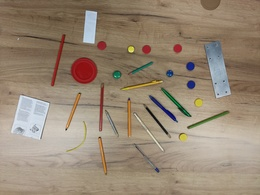
%> input picture IMG_20190514_122346.jpg, 260 x 195 px, shrunk from 3968 x 2976 before the run
$ octave getObjects.m   (GNU Octave 9; MATLAB toolbox functions it lacks are replaced by stand-ins)
%> lines starting %> are read from the running program, lines starting %| are printed output that depends on the picture; in (x1, y1, x2, y2) boxes, pixels count from 0 and x2, y2 are one past the last pixel; in counts of white or black regions, pixels touching at a corner belong together; the program's own positions count from 1
%> further down, I is the input picture: size 195x260x3 uint8; mean R, G, B 151.8, 135.8, 117
### mask2.m
function [BW,maskedRGBImage] = mask2(RGB)
%createMask  Threshold RGB image using auto-generated code from colorThresholder app.
%  [BW,MASKEDRGBIMAGE] = createMask(RGB) thresholds image RGB using
%  auto-generated code from the colorThresholder App. The colorspace and
%  minimum/maximum values for each channel of the colorspace were set in the
%  App and result in a binary mask BW and a composite image maskedRGBImage,
%  which shows the original RGB image values under the mask BW.

% Auto-generated by colorThresholder app on 14-May-2019
%------------------------------------------------------


% Convert RGB image to chosen color space
I = rgb2hsv(RGB);
%> I: size 195x260x3 double; mean H, S, V 0.13, 0.264, 0.602

% Define thresholds for channel 1 based on histogram settings
channel1Min = 0.841;
channel1Max = 0.176;

% Define thresholds for channel 2 based on histogram settings
channel2Min = 0.533;
channel2Max = 1.000;

% Define thresholds for channel 3 based on histogram settings
channel3Min = 0.251;
channel3Max = 1.000;

% Create mask based on chosen histogram thresholds
sliderBW = ( (I(:,:,1) >= channel1Min) | (I(:,:,1) <= channel1Max) ) & ...
    (I(:,:,2) >= channel2Min ) & (I(:,:,2) <= channel2Max) & ...
    (I(:,:,3) >= channel3Min ) & (I(:,:,3) <= channel3Max);
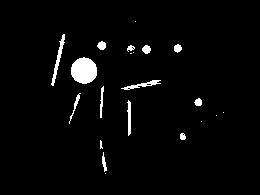
%> sliderBW: size 195x260 logical; 2.9% white; 21 white regions (8 under 20 px), largest, box (x1, y1, x2, y2) and area: (71, 57, 97, 84) 544, (51, 34, 65, 86) 178, (121, 80, 161, 90) 132
BW = sliderBW;

% Initialize output masked image based on input image.
maskedRGBImage = RGB;

% Set background pixels where BW is false to zero.
maskedRGBImage(repmat(~BW,[1 1 3])) = 0;

end

### mask_odwroc.m
function [BW,maskedRGBImage] = createMask(RGB)
%createMask  Threshold RGB image using auto-generated code from colorThresholder app.
%  [BW,MASKEDRGBIMAGE] = createMask(RGB) thresholds image RGB using
%  auto-generated code from the colorThresholder app. The colorspace and
%  range for each channel of the colorspace were set within the app. The
%  segmentation mask is returned in BW, and a composite of the mask and
%  original RGB images is returned in maskedRGBImage.

% Auto-generated by colorThresholder app on 28-May-2019
%------------------------------------------------------


% Convert RGB image to chosen color space
I = rgb2hsv(RGB);

% Define thresholds for channel 1 based on histogram settings
channel1Min = 0.024;
channel1Max = 0.217;

% Define thresholds for channel 2 based on histogram settings
channel2Min = 0.000;
channel2Max = 0.493;

% Define thresholds for channel 3 based on histogram settings
channel3Min = 0.000;
channel3Max = 0.842;

% Create mask based on chosen histogram thresholds
sliderBW = (I(:,:,1) >= channel1Min ) & (I(:,:,1) <= channel1Max) & ...
    (I(:,:,2) >= channel2Min ) & (I(:,:,2) <= channel2Max) & ...
    (I(:,:,3) >= channel3Min ) & (I(:,:,3) <= channel3Max);
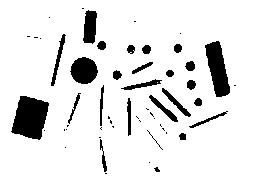
%> sliderBW: size 195x260 logical; 90.3% white; 54 black regions (29 under 20 px), largest, box (x1, y1, x2, y2) and area: (11, 96, 49, 140) 1167, (205, 41, 230, 97) 837, (70, 57, 98, 84) 564
BW = sliderBW;

% Initialize output masked image based on input image.
maskedRGBImage = RGB;

% Set background pixels where BW is false to zero.
maskedRGBImage(repmat(~BW,[1 1 3])) = 0;
%> maskedRGBImage: size 195x260x3 uint8; 9.65% of pixels changed, all inside (x1, y1, x2, y2) = (11, 8, 236, 174)

end

### mask_white.m
function [BW,maskedRGBImage] = mask_white(RGB)
%createMask  Threshold RGB image using auto-generated code from colorThresholder app.
%  [BW,MASKEDRGBIMAGE] = createMask(RGB) thresholds image RGB using
%  auto-generated code from the colorThresholder app. The colorspace and
%  range for each channel of the colorspace were set within the app. The
%  segmentation mask is returned in BW, and a composite of the mask and
%  original RGB images is returned in maskedRGBImage.

% Auto-generated by colorThresholder app on 28-May-2019
%------------------------------------------------------


% Convert RGB image to chosen color space
I = rgb2hsv(RGB);

% Define thresholds for channel 1 based on histogram settings
channel1Min = 0.125;
channel1Max = 0.450;

% Define thresholds for channel 2 based on histogram settings
channel2Min = 0.000;
channel2Max = 0.444;

% Define thresholds for channel 3 based on histogram settings
channel3Min = 0.665;
channel3Max = 1.000;

% Create mask based on chosen histogram thresholds
sliderBW = (I(:,:,1) >= channel1Min ) & (I(:,:,1) <= channel1Max) & ...
    (I(:,:,2) >= channel2Min ) & (I(:,:,2) <= channel2Max) & ...
    (I(:,:,3) >= channel3Min ) & (I(:,:,3) <= channel3Max);
%> sliderBW: size 195x260 logical; 0.68% white in thin lines or dots, all inside (x1, y1, x2, y2) = (10, 11, 226, 153)
BW = sliderBW;

% Invert mask
BW = ~BW;

% Initialize output masked image based on input image.
maskedRGBImage = RGB;

% Set background pixels where BW is false to zero.
maskedRGBImage(repmat(~BW,[1 1 3])) = 0;
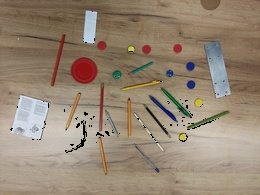
%> maskedRGBImage: size 195x260x3 uint8; 0.68% of pixels changed, all inside (x1, y1, x2, y2) = (10, 11, 226, 153)

end

### mask_proba2.m
function [BW,maskedRGBImage] = mask_proba2(RGB)
%createMask  Threshold RGB image using auto-generated code from colorThresholder app.
%  [BW,MASKEDRGBIMAGE] = createMask(RGB) thresholds image RGB using
%  auto-generated code from the colorThresholder app. The colorspace and
%  range for each channel of the colorspace were set within the app. The
%  segmentation mask is returned in BW, and a composite of the mask and
%  original RGB images is returned in maskedRGBImage.

% Auto-generated by colorThresholder app on 28-May-2019
%------------------------------------------------------


% Convert RGB image to chosen color space
I = RGB;

% Define thresholds for channel 1 based on histogram settings
channel1Min = 0.000;
channel1Max = 255.000;

% Define thresholds for channel 2 based on histogram settings
channel2Min = 199.000;
channel2Max = 255.000;

% Define thresholds for channel 3 based on histogram settings
channel3Min = 184.000;
channel3Max = 255.000;

% Create mask based on chosen histogram thresholds
sliderBW = (I(:,:,1) >= channel1Min ) & (I(:,:,1) <= channel1Max) & ...
    (I(:,:,2) >= channel2Min ) & (I(:,:,2) <= channel2Max) & ...
    (I(:,:,3) >= channel3Min ) & (I(:,:,3) <= channel3Max);
%> sliderBW: size 195x260 logical; 2.2% white; 33 white regions (30 under 20 px), largest, box (x1, y1, x2, y2) and area: (11, 96, 49, 140) 770, (84, 20, 96, 43) 149, (47, 126, 66, 136) 60
BW = sliderBW;

% Initialize output masked image based on input image.
maskedRGBImage = RGB;

% Set background pixels where BW is false to zero.
maskedRGBImage(repmat(~BW,[1 1 3])) = 0;

end

### mask_only_white.m
function [BW,maskedRGBImage] = mask_only_white(RGB)
%createMask  Threshold RGB image using auto-generated code from colorThresholder app.
%  [BW,MASKEDRGBIMAGE] = createMask(RGB) thresholds image RGB using
%  auto-generated code from the colorThresholder app. The colorspace and
%  range for each channel of the colorspace were set within the app. The
%  segmentation mask is returned in BW, and a composite of the mask and
%  original RGB images is returned in maskedRGBImage.

% Auto-generated by colorThresholder app on 28-May-2019
%------------------------------------------------------


% Convert RGB image to chosen color space
I = rgb2hsv(RGB);

% Define thresholds for channel 1 based on histogram settings
channel1Min = 0.128;
channel1Max = 0.260;

% Define thresholds for channel 2 based on histogram settings
channel2Min = 0.018;
channel2Max = 0.187;

% Define thresholds for channel 3 based on histogram settings
channel3Min = 0.673;
channel3Max = 0.865;

% Create mask based on chosen histogram thresholds
sliderBW = (I(:,:,1) >= channel1Min ) & (I(:,:,1) <= channel1Max) & ...
    (I(:,:,2) >= channel2Min ) & (I(:,:,2) <= channel2Max) & ...
    (I(:,:,3) >= channel3Min ) & (I(:,:,3) <= channel3Max);
%> sliderBW: size 195x260 logical; 0.36% white in thin lines or dots, all inside (x1, y1, x2, y2) = (11, 41, 216, 153)
BW = sliderBW;

% Initialize output masked image based on input image.
maskedRGBImage = RGB;

% Set background pixels where BW is false to zero.
maskedRGBImage(repmat(~BW,[1 1 3])) = 0;

end

### mask_empty.m
function [BW,maskedRGBImage] = mask_empty(RGB)
%createMask  Threshold RGB image using auto-generated code from colorThresholder app.
%  [BW,MASKEDRGBIMAGE] = createMask(RGB) thresholds image RGB using
%  auto-generated code from the colorThresholder app. The colorspace and
%  range for each channel of the colorspace were set within the app. The
%  segmentation mask is returned in BW, and a composite of the mask and
%  original RGB images is returned in maskedRGBImage.

% Auto-generated by colorThresholder app on 28-May-2019
%------------------------------------------------------


% Convert RGB image to chosen color space
I = rgb2ycbcr(RGB);
%> I: size 195x260x3 uint8; mean of channels 1, 2, 3 134.9, 117.5, 136.3

% Define thresholds for channel 1 based on histogram settings
channel1Min = 25.000;
channel1Max = 100.000;

% Define thresholds for channel 2 based on histogram settings
channel2Min = 109.000;
channel2Max = 139.000;

% Define thresholds for channel 3 based on histogram settings
channel3Min = 129.000;
channel3Max = 131.000;

% Create mask based on chosen histogram thresholds
sliderBW = (I(:,:,1) >= channel1Min ) & (I(:,:,1) <= channel1Max) & ...
    (I(:,:,2) >= channel2Min ) & (I(:,:,2) <= channel2Max) & ...
    (I(:,:,3) >= channel3Min ) & (I(:,:,3) <= channel3Max);
%> sliderBW: size 195x260 logical; 0.22% white in thin lines or dots, all inside (x1, y1, x2, y2) = (90, 10, 228, 173)
BW = sliderBW;

% Initialize output masked image based on input image.
maskedRGBImage = RGB;

% Set background pixels where BW is false to zero.
maskedRGBImage(repmat(~BW,[1 1 3])) = 0;

end

### mask_something.m
function [BW,maskedRGBImage] = mask_something(RGB)
%createMask  Threshold RGB image using auto-generated code from colorThresholder app.
%  [BW,MASKEDRGBIMAGE] = createMask(RGB) thresholds image RGB using
%  auto-generated code from the colorThresholder app. The colorspace and
%  range for each channel of the colorspace were set within the app. The
%  segmentation mask is returned in BW, and a composite of the mask and
%  original RGB images is returned in maskedRGBImage.

% Auto-generated by colorThresholder app on 28-May-2019
%------------------------------------------------------


% Convert RGB image to chosen color space
I = rgb2hsv(RGB);

% Define thresholds for channel 1 based on histogram settings
channel1Min = 0.171;
channel1Max = 0.967;

% Define thresholds for channel 2 based on histogram settings
channel2Min = 0.000;
channel2Max = 1.000;

% Define thresholds for channel 3 based on histogram settings
channel3Min = 0.466;
channel3Max = 0.968;

% Create mask based on chosen histogram thresholds
sliderBW = (I(:,:,1) >= channel1Min ) & (I(:,:,1) <= channel1Max) & ...
    (I(:,:,2) >= channel2Min ) & (I(:,:,2) <= channel2Max) & ...
    (I(:,:,3) >= channel3Min ) & (I(:,:,3) <= channel3Max);
%> sliderBW: size 195x260 logical; 5% white; 47 white regions (42 under 20 px), largest, box (x1, y1, x2, y2) and area: (11, 96, 49, 139) 1153, (205, 42, 230, 97) 785, (83, 10, 97, 44) 368, (190, 114, 226, 129) 55, (162, 91, 181, 112) 23
BW = sliderBW;

% Initialize output masked image based on input image.
maskedRGBImage = RGB;

% Set background pixels where BW is false to zero.
maskedRGBImage(repmat(~BW,[1 1 3])) = 0;

end

### segmentImage.m
function [BW,maskedImage] = segmentImage(X)
%segmentImage Segment image using auto-generated code from imageSegmenter App
%  [BW,MASKEDIMAGE] = segmentImage(X) segments image X using auto-generated
%  code from the imageSegmenter App. The final segmentation is returned in
%  BW, and a masked image is returned in MASKEDIMAGE.

% Auto-generated by imageSegmenter app on 14-May-2019
%----------------------------------------------------


% Threshold image - global threshold
BW = imbinarize(X);

% Close mask with disk
radius = 12;
decomposition = 4;
se = strel('disk', radius, decomposition);
BW = imclose(BW, se);
%> BW: size 195x260 logical; 25.4% white; 9 white regions (7 under 20 px), largest, box (x1, y1, x2, y2) and area: (11, 8, 236, 174) 12797, (149, 159, 160, 172) 54

% Erode mask with disk
radius = 3;
decomposition = 4;
se = strel('disk', radius, decomposition);
BW = imerode(BW, se);
%> BW: size 195x260 logical; 20.6% white; 3 white regions (1 under 20 px), largest, box (x1, y1, x2, y2) and area: (54, 12, 231, 146) 9465, (14, 98, 51, 137) 985

% Create masked image.
maskedImage = X;
maskedImage(~BW) = 0;
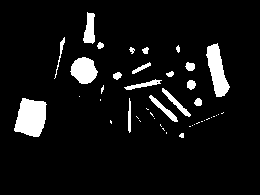
%> maskedImage: size 195x260 double; values 0 (black) and 1 (white), 7.2% white; 44 white regions (24 under 20 px), largest, box (x1, y1, x2, y2) and area: (14, 98, 47, 137) 949, (206, 43, 230, 97) 696, (70, 57, 98, 84) 534
%> `BW=BW | ~BW6|BW8|BW12|BW13;`: BW: size 195x260 logical; 22.4% white; 48 white regions (44 under 20 px), largest, box (x1, y1, x2, y2) and area: (54, 10, 231, 150) 9806, (10, 96, 51, 140) 1226, (72, 120, 87, 150) 85, (47, 126, 66, 136) 60

### segmentImage2.m
function [BW,maskedImage] = segmentImage2(X)
%segmentImage Segment image using auto-generated code from imageSegmenter app
%  [BW,MASKEDIMAGE] = segmentImage(X) segments image X using auto-generated
%  code from the imageSegmenter app. The final segmentation is returned in
%  BW, and a masked image is returned in MASKEDIMAGE.

% Auto-generated by imageSegmenter app on 28-May-2019
%----------------------------------------------------


% Threshold image - global threshold
BW = imbinarize(X);

% Open mask with disk
radius = 3;
decomposition = 0;
se = strel('disk', radius, decomposition);
BW = imopen(BW, se);
%> BW: size 195x260 logical; 21.1% white; 2 white regions, box (x1, y1, x2, y2) and area: (56, 10, 231, 143) 9511, (11, 96, 49, 140) 1195

% Create masked image.
maskedImage = X;
maskedImage(~BW) = 0;
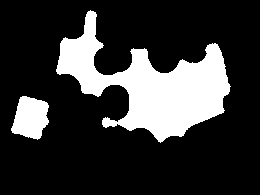
%> maskedImage: size 195x260 double; values 0 (black) and 1 (white), 21.1% white; 2 white regions, box (x1, y1, x2, y2) and area: (56, 10, 231, 143) 9511, (11, 96, 49, 140) 1195
end

### filterRegions.m
function [BW_out,properties] = filterRegions(BW_in)
%filterRegions  Filter BW image using auto-generated code from imageRegionAnalyzer app.
%  [BW_OUT,PROPERTIES] = filterRegions(BW_IN) filters binary image BW_IN
%  using auto-generated code from the imageRegionAnalyzer App. BW_OUT has
%  had all of the options and filtering selections that were specified in
%  imageRegionAnalyzer applied to it. The PROPERTIES structure contains the
%  attributes of BW_out that were visible in the App.

% Auto-generated by imageRegionAnalyzer app on 14-May-2019
%---------------------------------------------------------

BW_out = BW_in;

% Get properties.
properties = regionprops(BW_out, {'Area', 'Eccentricity', 'EquivDiameter', 'EulerNumber', 'MajorAxisLength', 'MinorAxisLength', 'Orientation', 'Perimeter', 'Centroid', 'Image', 'PixelList', 'PixelIdxList'});

% Uncomment the following line to return the properties in a table.
% properties = struct2table(properties);

### znajdz_typ.m
function [typ] = znajdz_typ(par)
    if par>0.98
        typ='dlugopis';
    elseif par<0.35
        typ='okrag';
    else
        typ='nieznane';
end

### getObjects.m
print=1;

%sciezka pliku do znalezienia obiektow
I = imread('IMG_20190514_122346.jpg');
if print==1
    figure (1);
    imshow(I);
end
%maski
[BW2,image2] = mask2(I);
[BW5,image5] = mask_odwroc(I);
[BW6,image6] = mask_white(I);
[BW8,image8] = mask_proba2(I);
[BW11,image11] = mask_only_white(I);
[BW12,image12] = mask_empty(I);
[BW13,image13] = mask_something(I);


BW_logical = ~BW5|BW2;
BW_double = im2double(BW_logical);
[BW,maskedImage]=segmentImage(BW_double);
BW=BW | ~BW6|BW8|BW12|BW13;
BW_double2 = im2double(BW);
[BW,maskedImage] = segmentImage2(BW_double2);
BW=BW|BW11;
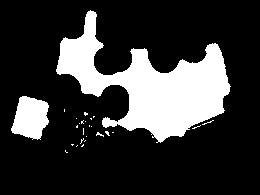
%> BW: size 195x260 logical; 21.4% white; 26 white regions (24 under 20 px), largest, box (x1, y1, x2, y2) and area: (56, 10, 231, 143) 9519, (11, 96, 49, 140) 1198
[BW_out,properties]=filterRegions(BW);
%> in filterRegions, `properties = regionprops(BW_out, {'Area', 'Eccentricity', 'EquivDiamet..`: properties = 26 regions; largest, Area, Centroid, MajorAxisLength, MinorAxisLength and Eccentricity: 9519 [151.5 86.2] 192.6 93.5 0.874, 1198 [31.2 118.3] 44.05 35.91 0.579, 17 [100.1 135] 9.37 3.55 0.925, 14 [107.9 133.7] 6.6 3.03 0.888, 14 [208.4 123.2] 14.55 1.78 0.992
maskedRGBImage = I;
maskedRGBImage(repmat(~BW,[1 1 3])) = 0;
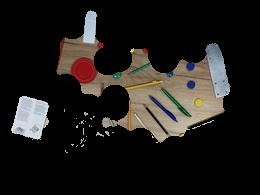
%> maskedRGBImage: size 195x260x3 uint8; mean R, G, B 31.6, 28.8, 25.9

if print==1
    figure(2);
    imshow(maskedRGBImage);
end

 n=size(properties);
%> n = [26 1]
 n_ele=n(1); % liczba wykrytych elementow przez matlaba
%> n_ele = 26


objects=struct('color',[], 'x', [], 'y', [], 'type', [], 'size_x', [], 'size_y', [], 'orientation', [], 'size_x_cm', [], 'size_y_cm', [], 'area', []);
k=1;
scale=0;
for i=1:1:n_ele
   if(properties(i).Area> 5000) % odfiltrowywanie malych elementow
        typ=znajdz_typ(properties(i).Eccentricity);
        if ~strcmp(typ, 'nieznane') %filtracja elementow o dziwnym ksztalcie <- ani nie dlugopisy, ani nie okregi
            objects(k).area = properties(i).Area;
            objects(k).type=typ;
            objects(k).color=znajdz_kolor_rgb(properties(i).PixelList, I);
            [objects(k).size_x, objects(k).size_y,objects(k).orientation]=znajdz_rozmiar(properties(i).Image, properties(i).Orientation, typ, properties(i).EquivDiameter);
            objects(k).x=properties(i).Centroid(1);
            objects(k).y=properties(i).Centroid(2);
            if strcmp(typ, 'okrag') && objects(k).size_x>scale
                scale=objects(k).size_x;
            end
            k=k+1;
        end
   end
end
%> this loop made 26 passes
%> typ on pass 2: 'nieznane'
%> after the loop, k = 1; scale = 0
k=k-1;
%> k = 0
n_el=size(objects);
%> n_el = [1 1]
n_elem=n_el(2);
%> n_elem = 1
scale=scale/8.7;
for i=1:1:k
    objects(i).size_x_cm=objects(i).size_x/scale;
    objects(i).size_y_cm=objects(i).size_y/scale;
end
%> this loop made 0 passes


if print==1
    for i=1:1:k
        disp(objects(i));
    end
end
